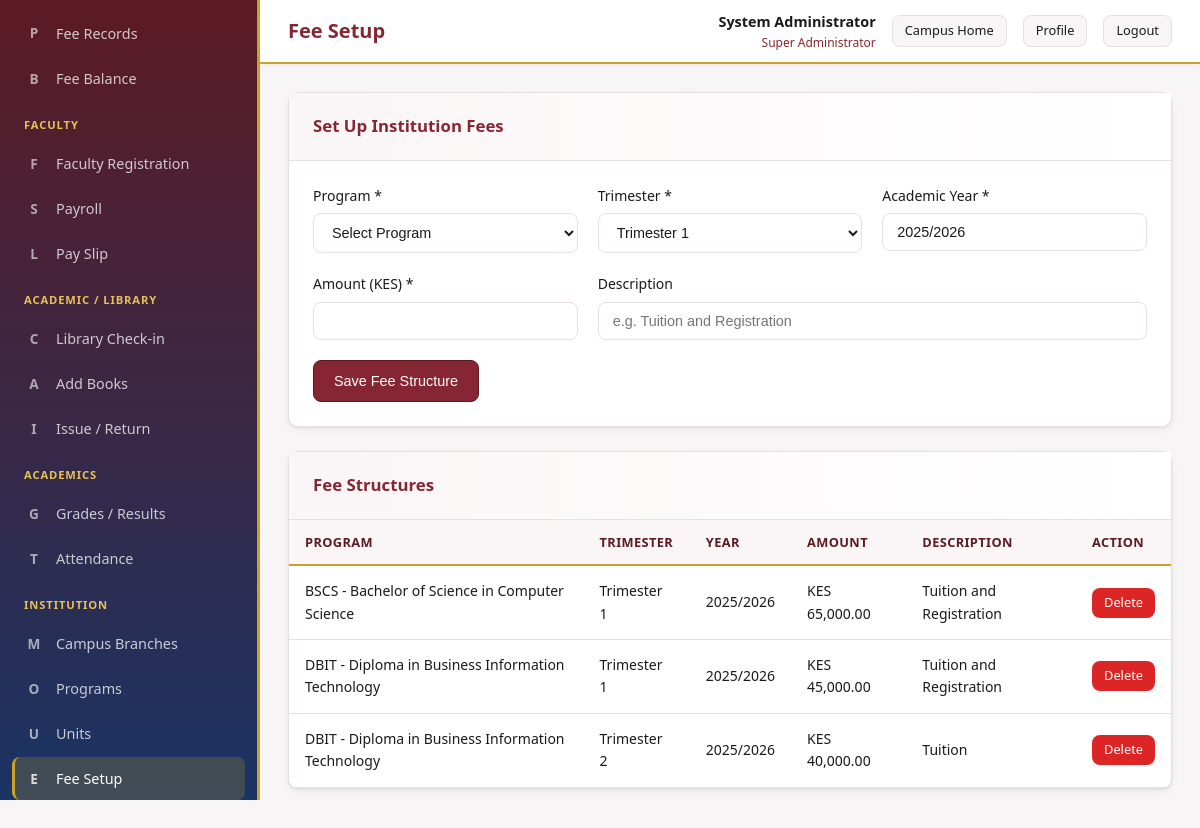
The app's page /modules/institution/fees.php (signed in) with its own data.
### tables this page shows
CREATE TABLE fee_structures (
    id INT AUTO_INCREMENT PRIMARY KEY,
    program_id INT,
    trimester VARCHAR(20) NOT NULL,
    academic_year VARCHAR(20) NOT NULL,
    amount DECIMAL(12,2) NOT NULL,
    description VARCHAR(200),
    created_at TIMESTAMP DEFAULT CURRENT_TIMESTAMP,
    FOREIGN KEY (program_id) REFERENCES programs(id) ON DELETE CASCADE
);

CREATE TABLE programs (
    id INT AUTO_INCREMENT PRIMARY KEY,
    program_code VARCHAR(20) NOT NULL UNIQUE,
    program_name VARCHAR(150) NOT NULL,
    campus_id INT,
    duration_years INT DEFAULT 4,
    description TEXT,
    is_active TINYINT(1) DEFAULT 1,
    created_at TIMESTAMP DEFAULT CURRENT_TIMESTAMP,
    FOREIGN KEY (campus_id) REFERENCES campus_branches(id) ON DELETE SET NULL
);

### includes/functions.php (called while the page is built, shortened)
<?php
function sanitize(string $input): string
{
    return htmlspecialchars(trim($input), ENT_QUOTES, 'UTF-8');
}
function formatCurrency(float $amount): string
{
    return 'KES ' . number_format($amount, 2);
}

### modules/institution/fees.php (the view, shortened to what this page needs)
<?php
$pdo = getDBConnection();
$fees = $pdo->query("
    SELECT fs.*, p.program_code, p.program_name
    FROM fee_structures fs
    JOIN programs p ON fs.program_id = p.id
    ORDER BY p.program_name, fs.trimester
")->fetchAll();
require_once __DIR__ . '/../../includes/header.php';
?>
<div class="card">
    <div class="card-header"><h3>Set Up Institution Fees</h3></div>
    <div class="card-body">
        <form method="POST">
            <div class="form-row">
                <div class="form-group">
                    <label>Program *</label>
                    <select name="program_id" class="form-control" required>
                        <option value="">Select Program</option>
                    </select>
                </div>
                <div class="form-group">
                    <label>Trimester *</label>
                    <select name="trimester" class="form-control" required>
                        <option value="Trimester 1">Trimester 1</option>
                    </select>
                </div>
                <div class="form-group">
                    <label>Academic Year *</label>
                    <input type="text" name="academic_year" class="form-control" value="2025/2026" required>
                </div>
            </div>
            <div class="form-row">
                <div class="form-group">
                    <label>Amount (KES) *</label>
                    <input type="number" name="amount" class="form-control" step="0.01" required>
                </div>
                <div class="form-group" style="grid-column: span 2;">
                    <label>Description</label>
                    <input type="text" name="description" class="form-control" placeholder="e.g. Tuition and Registration">
                </div>
            </div>
            <button type="submit" class="btn btn-primary">Save Fee Structure</button>
        </form>
    </div>
</div>
<div class="card">
    <div class="card-header"><h3>Fee Structures</h3></div>
    <div class="card-body" style="padding:0;">
        <div class="table-responsive">
            <table class="data-table">
                <thead>
                    <tr><th>Program</th><th>Trimester</th><th>Year</th><th>Amount</th><th>Description</th><th>Action</th></tr>
                </thead>
                <tbody>
                    <?php foreach ($fees as $f): ?>
                    <tr>
                        <td><?= sanitize($f['program_code'] . ' - ' . $f['program_name']) ?></td>
                        <td><?= sanitize($f['trimester']) ?></td>
                        <td><?= sanitize($f['academic_year']) ?></td>
                        <td><?= formatCurrency((float)$f['amount']) ?></td>
                        <td><?= sanitize($f['description'] ?? '-') ?></td>
                        <td><a href="?delete=<?= $f['id'] ?>" class="btn btn-danger btn-sm" data-confirm="Delete this fee structure?">Delete</a></td>
                    </tr>
                    <?php endforeach; ?>
                </tbody>
            </table>
        </div>
    </div>
</div>
<?php require_once __DIR__ . '/../../includes/footer.php'; ?>

### assets/css/style.css (style rules this page uses)
:root { --primary: #862633; --primary-dark: #5c1a24; --primary-light: #a83244; --secondary: #1a3464; --secondary-dark: #0f2347; --accent: #c9a227; --accent-light: #e5c158; --success: #059669; --warning: #d97706; --danger: #dc2626; --bg: #f8f5f6; --surface: #ffffff; --border: #e8dfe1; --text: #1a1a1a; --text-muted: #64748b; --sidebar-width: 260px; --header-height: 64px; --radius: 10px; --shadow: 0 1px 3px rgba(0,0,0,0.08), 0 4px 12px rgba(0,0,0,0.04); --shadow-lg: 0 4px 20px rgba(0,0,0,0.1); }
* { margin: 0; padding: 0; box-sizing: border-box; }
body { font-family: 'Segoe UI', system-ui, -apple-system, sans-serif; background: var(--bg); color: var(--text); line-height: 1.6; min-height: 100vh; }
.card { background: var(--surface); border-radius: var(--radius); box-shadow: var(--shadow); border: 1px solid var(--border); margin-bottom: 24px; }
.card-header { padding: 20px 24px; border-bottom: 1px solid var(--border); display: flex; align-items: center; justify-content: space-between; flex-wrap: wrap; gap: 12px; background: linear-gradient(to right, #faf5f6, var(--surface)); }
.card-header h3 { font-size: 1.05rem; font-weight: 600; color: var(--primary); }
.card-body { padding: 24px; }
.form-group { margin-bottom: 20px; }
.form-group label { display: block; font-size: 0.875rem; font-weight: 500; margin-bottom: 6px; color: var(--text); }
.form-control { width: 100%; padding: 10px 14px; border: 1px solid var(--border); border-radius: 8px; font-size: 0.9rem; transition: border-color 0.2s, box-shadow 0.2s; background: var(--surface); color: var(--text); }
.form-row { display: grid; grid-template-columns: repeat(auto-fit, minmax(200px, 1fr)); gap: 20px; }
.btn { display: inline-flex; align-items: center; justify-content: center; gap: 8px; padding: 10px 20px; border: none; border-radius: 8px; font-size: 0.9rem; font-weight: 500; cursor: pointer; text-decoration: none; transition: all 0.2s; line-height: 1.4; }
.btn-primary { background: var(--primary); color: #fff; border: 1px solid var(--primary-dark); }
.btn-danger { background: var(--danger); color: #fff; }
.btn-sm { padding: 6px 12px; font-size: 0.8rem; }
.table-responsive { overflow-x: auto; }
.data-table { width: 100%; border-collapse: collapse; font-size: 0.875rem; }
.data-table th { background: #faf5f6; padding: 12px 16px; text-align: left; font-weight: 600; color: var(--primary-dark); font-size: 0.8rem; text-transform: uppercase; letter-spacing: 0.03em; border-bottom: 2px solid var(--accent); white-space: nowrap; }
.data-table td { padding: 14px 16px; border-bottom: 1px solid var(--border); vertical-align: middle; }

### records on screen
fee_structures: program.program_name "BSCS - Bachelor of Science in Computer Science", trimester "Trimester 1", academic_year "2025/2026", amount "KES 65,000.00", description "Tuition and Registration"
fee_structures: program.program_name "DBIT - Diploma in Business Information Technology", trimester "Trimester 1", academic_year "2025/2026", amount "KES 45,000.00", description "Tuition and Registration"
fee_structures: program.program_name "DBIT - Diploma in Business Information Technology", trimester "Trimester 2", academic_year "2025/2026", amount "KES 40,000.00", description "Tuition"

### other values on screen
$pageTitle "Fee Setup"
$currentUser['full_name'] "System Administrator"
getRoleLabel($currentUser['role'] ?? '') "Super Administrator"
